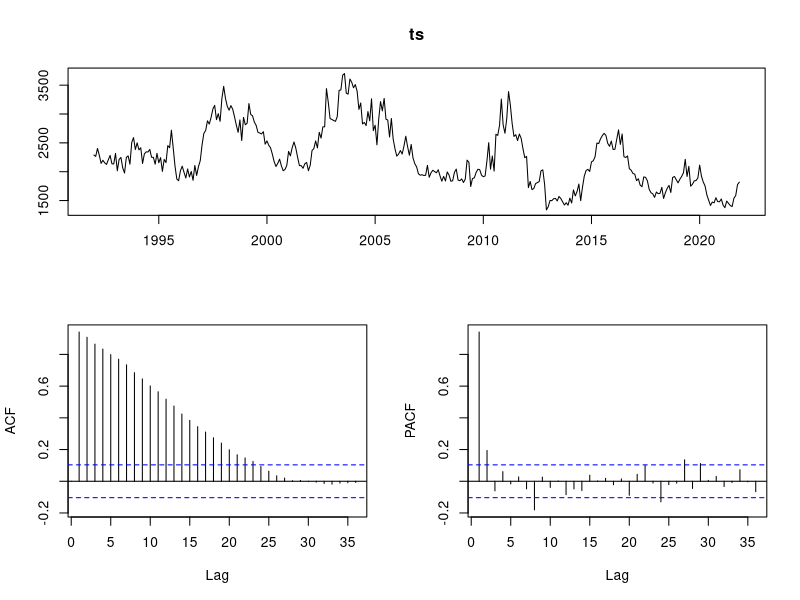
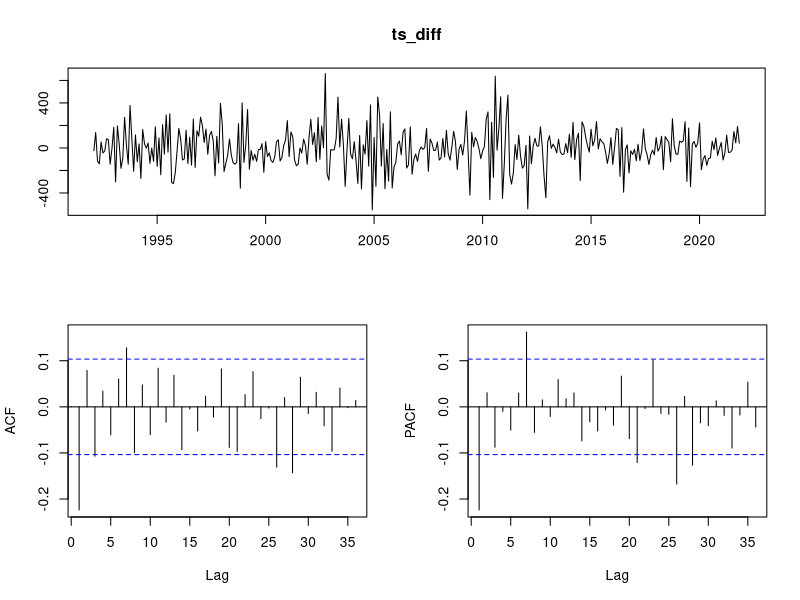
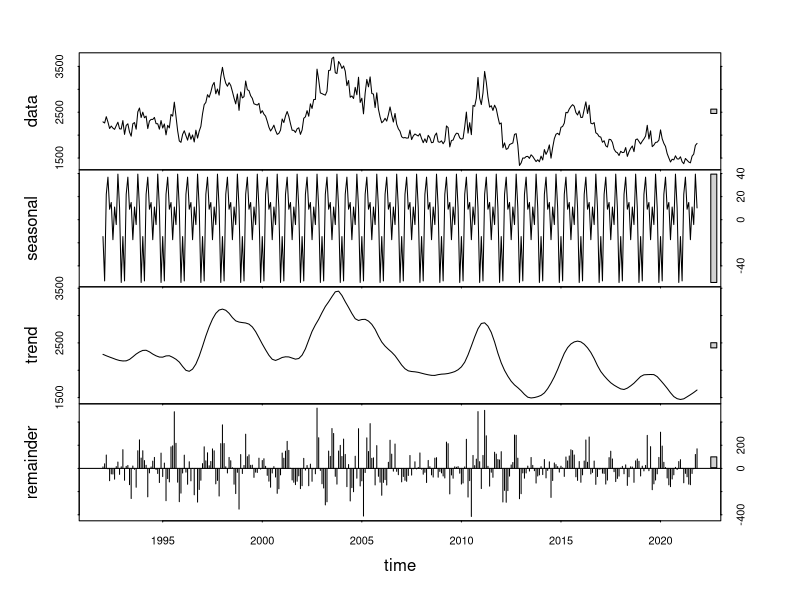
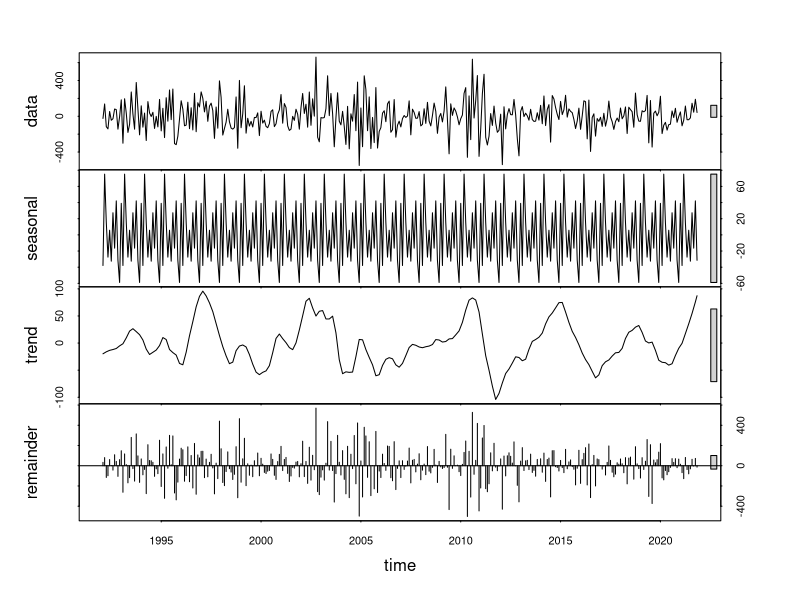
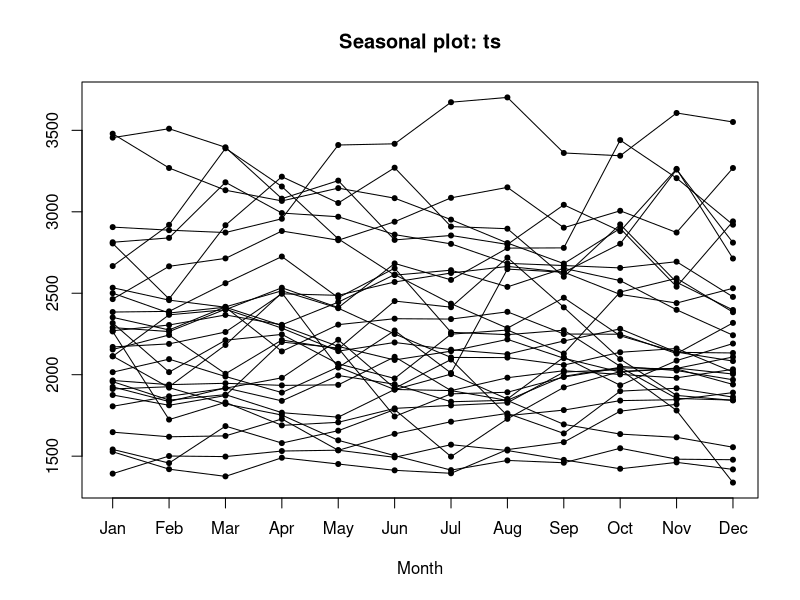
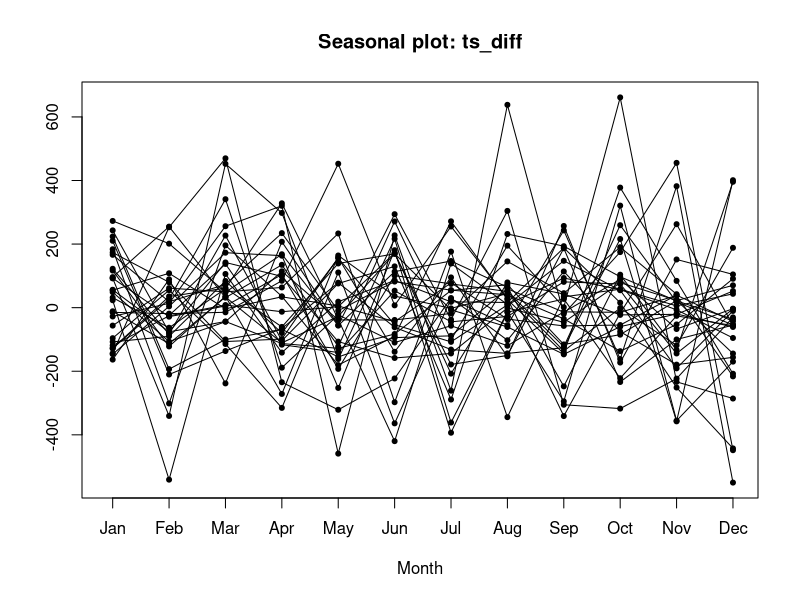
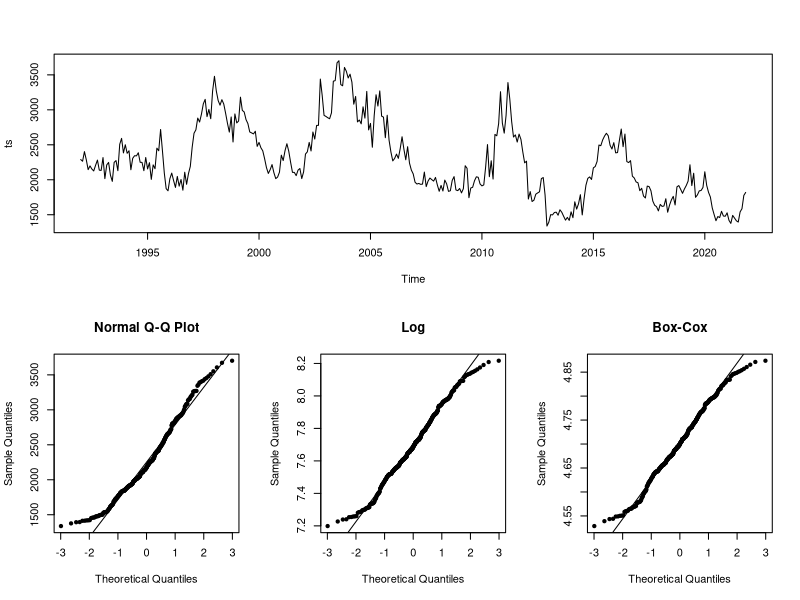
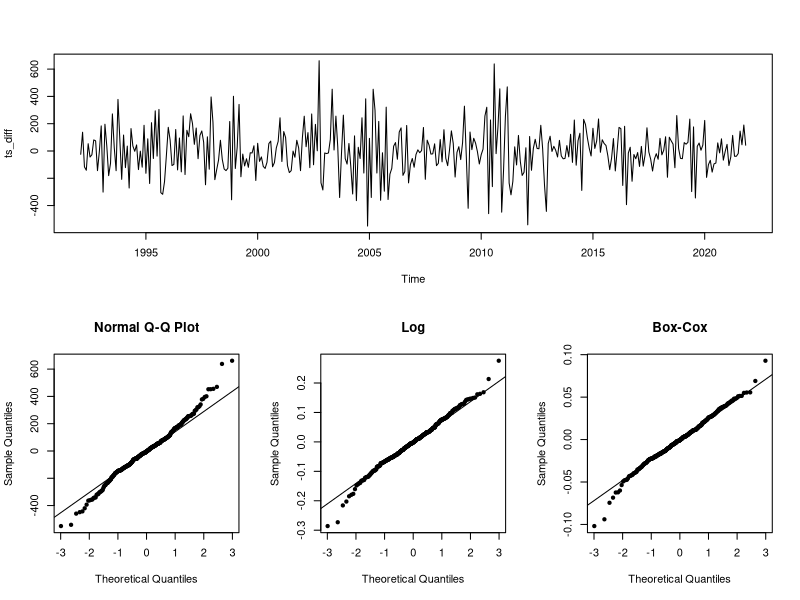

These charts were generated, in order, by the following R code:
## ---- chunk 1
setwd("C:/Users/marce/OneDrive/Education/ETH/Autumn 2021/Applied Financial Analytics for Strategic Decisions") 
## ---- chunk 2
# install.packages("forecast")
# install.packages("lubridate")
library(forecast)
library(lubridate)
## ---- chunk 3
# load cocoa price with units US-Dollar/Ton
dat <- read.csv("cocoa_price_monthly.csv",header=TRUE, sep = ";")
# define second date column which contains last date of each month
dat[,"Last_Day_Month"] = ceiling_date(as.Date(dat[,1], format = "%d.%m.%Y"))



# load exchange rate Us-Dollar/CHF to convert the cocoa price to CHF/ton unit
dollar_frank_rate <- read.csv("usd-chf.csv",header=TRUE, sep = ";", row.names=NULL)
row.names(dollar_frank_rate) <- format(as.Date(dollar_frank_rate[,"INDEX"]), "%d.%m.%Y")
# extract the exchange rates for each day where we observe a cocoa price
dollar_frank_rate_matched <- dollar_frank_rate[dat[,1],]
# correct mistakes because of mismatch between dates
dollar_frank_rate_matched["NA","USD.CHF"] = dollar_frank_rate[dollar_frank_rate$INDEX =="2021-06-01","USD.CHF"]
rownames(dollar_frank_rate_matched)[rownames(dollar_frank_rate_matched)=="NA"] = "31.05.2021"
dollar_frank_rate_matched["NA.1","USD.CHF"] = dollar_frank_rate[dollar_frank_rate$INDEX =="2011-12-30","USD.CHF"]
rownames(dollar_frank_rate_matched)[rownames(dollar_frank_rate_matched)=="NA"] = "31.12.2011"
dollar_frank_rate_matched["NA.2","USD.CHF"] = dollar_frank_rate[dollar_frank_rate$INDEX =="2010-06-01","USD.CHF"]
rownames(dollar_frank_rate_matched)[rownames(dollar_frank_rate_matched)=="NA"] = "31.05.2010"
dollar_frank_rate_matched["NA.3","USD.CHF"] = dollar_frank_rate[dollar_frank_rate$INDEX =="2004-06-01","USD.CHF"]
rownames(dollar_frank_rate_matched)[rownames(dollar_frank_rate_matched)=="NA"] = "31.05.2004"
dollar_frank_rate_matched["NA.4","USD.CHF"] = dollar_frank_rate[dollar_frank_rate$INDEX =="1999-06-01","USD.CHF"]
rownames(dollar_frank_rate_matched)[rownames(dollar_frank_rate_matched)=="NA"] = "31.05.1999"
dollar_frank_rate_matched["NA.5","USD.CHF"] = dollar_frank_rate[dollar_frank_rate$INDEX =="1993-06-01","USD.CHF"]
rownames(dollar_frank_rate_matched)[rownames(dollar_frank_rate_matched)=="NA"] = "31.05.1993"

# multiply the cocoa price with the exchange rate to yield the CHF/Ton Cocoa Price
dat[,2] = dat[,2]*dollar_frank_rate_matched[,"USD.CHF"]


# convert time series data to time series object
ts <- ts(dat[,2], start=1992, frequency=12)
# apply first difference transformation to the cocoa price data 
ts_diff <- diff(ts)
## ---- chunk 4
tsdisplay(ts, points = FALSE)
## ---- chunk 5
tsdisplay(ts_diff, points = FALSE)
## ---- chunk 6
H.stl <- stl(ts, s.window="periodic")
plot(H.stl)
## ---- chunk 7
H.stl_diff <- stl(ts_diff, s.window="periodic")
plot(H.stl_diff)
## ---- chunk 8
seasonplot(ts, pch=20) 
seasonplot(ts_diff, pch = 20)
## ---- chunk 9
layout(matrix(c(1, 1, 1, 2, 3, 4), 2, 3, byrow = TRUE))
plot(ts)
qqnorm(ts, pch=20); qqline(ts)
qqnorm(log(ts), pch=20, main="Log"); qqline(log(ts))
tdf <- BoxCox(ts, lambda="auto")
qqnorm(tdf, pch=20, main="Box-Cox"); qqline(tdf) 
## ---- chunk 10
layout(matrix(c(1, 1, 1, 2, 3, 4), 2, 3, byrow = TRUE))
plot(ts_diff)
qqnorm(ts_diff, pch=20); qqline(ts_diff)
qqnorm(diff(log(ts)), pch=20, main="Log"); qqline(diff(log(ts)))
tdf <- diff(BoxCox(ts, lambda="auto"))
qqnorm(tdf, pch=20, main="Box-Cox"); qqline(tdf) 

# reset plot layout
par(mfrow=c(1,1))
## ---- chunk 11
ts = window(ts, 2013)
ts_diff = window(ts_diff, 2013)
## ---- chunk 12
tsdisplay(ts, points = FALSE)
## ---- chunk 13
tsdisplay(ts_diff, points = FALSE)
## ---- chunk 14
H.stl <- stl(ts, s.window="periodic")
plot(H.stl)
## ---- chunk 15
H.stl_diff <- stl(ts_diff, s.window="periodic")
plot(H.stl_diff)
## ---- chunk 16
seasonplot(ts, pch=20) 
seasonplot(ts_diff, pch = 20)
## ---- chunk 17
layout(matrix(c(1, 1, 1, 2, 3, 4), 2, 3, byrow = TRUE))
plot(ts)
qqnorm(ts, pch=20); qqline(ts)
qqnorm(log(ts), pch=20, main="Log"); qqline(log(ts))
tdf <- BoxCox(ts, lambda="auto")
qqnorm(tdf, pch=20, main="Box-Cox"); qqline(tdf) 
## ---- chunk 18
layout(matrix(c(1, 1, 1, 2, 3, 4), 2, 3, byrow = TRUE))
plot(ts_diff)
qqnorm(ts_diff, pch=20); qqline(ts_diff)
qqnorm(diff(log(ts)), pch=20, main="Log"); qqline(diff(log(ts)))
tdf <- diff(BoxCox(ts, lambda="auto"))
qqnorm(tdf, pch=20, main="Box-Cox"); qqline(tdf) 

# reset plot layout
par(mfrow=c(1,1))
## ---- chunk 19
ts_train = window(ts, 2013, c(2020,10))
ts_test = window(ts, c(2020,11))
## ---- chunk 20
fit_arma <- arima(ts_train, order = c(1,0,2), include.mean = TRUE)
fit_arma
## ---- chunk 21
fit_auto_arma <- auto.arima(ts_train, max.p=5, max.q=5,
                  stationary=TRUE, allowmean=TRUE,
                  stepwise=FALSE, ic="aic") 
fit_auto_arma
## ---- chunk 22
tsdisplay(residuals(fit_arma), points=FALSE) 
## ---- chunk 23
plot(ts_train, xlim=c(2013,2022), ylab="Cocoa price")#, xlim=c(0,250), ylim=c(-10,15), main="…"
lines(ts_test, col="blue")
pred <- predict(fit_arma, n.ahead=12)
lines(pred$pred, col="red")
lines(pred$pred + 1.96*pred$se, col="red", lty=3)
lines(pred$pred - 1.96*pred$se, col="red", lty=3)
legend("bottomleft", legend=c("pred", "true"),
       col=c("red", "blue"), lty=1:2, cex=0.8)
## ---- chunk 24
mape = mean(100*abs((ts_test-pred$pred)/ts_test));mape
mae <- mean(abs(ts_test-pred$pred)); mae 
rmse <- sqrt(mean((ts_test-pred$pred)^2)); rmse 
## ---- chunk 25

mape = mean(100*abs((ts_test[1:6]-pred$pred[1:6])/ts_test[1:6]));mape
mae <- mean(abs(ts_test[1:6]-pred$pred[1:6])); mae 
rmse <- sqrt(mean((ts_test[1:6]-pred$pred[1:6])^2)); rmse 
## ---- chunk 26
mape = mean(100*abs((ts_test[1:3]-pred$pred[1:3])/ts_test[1:3]));mape
mae <- mean(abs(ts_test[1:3]-pred$pred[1:3])); mae 
rmse <- sqrt(mean((ts_test[1:3]-pred$pred[1:3])^2)); rmse 
